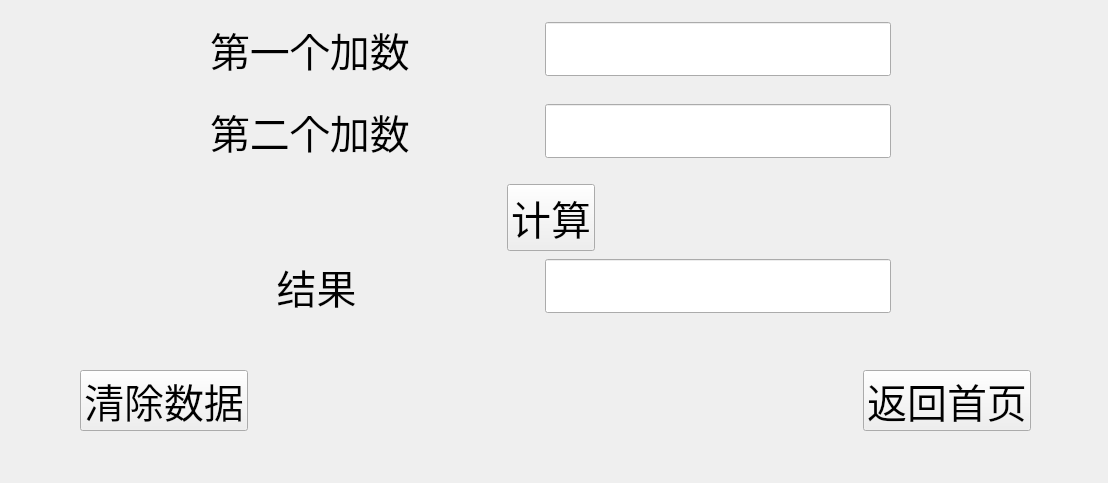
<?xml version="1.0" encoding="UTF-8"?>
<ui version="4.0">
 <class>Add</class>
 <widget class="QWidget" name="Add">
  <property name="geometry">
   <rect>
    <x>0</x>
    <y>0</y>
    <width>1108</width>
    <height>483</height>
   </rect>
  </property>
  <property name="windowTitle">
   <string>Form</string>
  </property>
  <widget class="QWidget" name="layoutWidget">
   <property name="geometry">
    <rect>
     <x>210</x>
     <y>20</y>
     <width>681</width>
     <height>296</height>
    </rect>
   </property>
   <layout class="QVBoxLayout" name="verticalLayout_3">
    <item>
     <layout class="QVBoxLayout" name="verticalLayout">
      <item>
       <layout class="QHBoxLayout" name="horizontalLayout">
        <item>
         <widget class="QLabel" name="label">
          <property name="font">
           <font>
            <pointsize>30</pointsize>
           </font>
          </property>
          <property name="text">
           <string>第一个加数</string>
          </property>
         </widget>
        </item>
        <item>
         <spacer name="horizontalSpacer">
          <property name="orientation">
           <enum>Qt::Horizontal</enum>
          </property>
          <property name="sizeHint" stdset="0">
           <size>
            <width>40</width>
            <height>20</height>
           </size>
          </property>
         </spacer>
        </item>
        <item>
         <widget class="QLineEdit" name="num_1">
          <property name="font">
           <font>
            <pointsize>30</pointsize>
           </font>
          </property>
          <property name="text">
           <string/>
          </property>
         </widget>
        </item>
       </layout>
      </item>
      <item>
       <spacer name="verticalSpacer">
        <property name="orientation">
         <enum>Qt::Vertical</enum>
        </property>
        <property name="sizeHint" stdset="0">
         <size>
          <width>20</width>
          <height>40</height>
         </size>
        </property>
       </spacer>
      </item>
      <item>
       <layout class="QHBoxLayout" name="horizontalLayout_2">
        <item>
         <widget class="QLabel" name="label_2">
          <property name="font">
           <font>
            <pointsize>30</pointsize>
           </font>
          </property>
          <property name="text">
           <string>第二个加数</string>
          </property>
         </widget>
        </item>
        <item>
         <spacer name="horizontalSpacer_2">
          <property name="orientation">
           <enum>Qt::Horizontal</enum>
          </property>
          <property name="sizeHint" stdset="0">
           <size>
            <width>40</width>
            <height>20</height>
           </size>
          </property>
         </spacer>
        </item>
        <item>
         <widget class="QLineEdit" name="num_2">
          <property name="font">
           <font>
            <pointsize>30</pointsize>
           </font>
          </property>
          <property name="text">
           <string/>
          </property>
         </widget>
        </item>
       </layout>
      </item>
      <item>
       <spacer name="verticalSpacer_2">
        <property name="orientation">
         <enum>Qt::Vertical</enum>
        </property>
        <property name="sizeHint" stdset="0">
         <size>
          <width>20</width>
          <height>40</height>
         </size>
        </property>
       </spacer>
      </item>
     </layout>
    </item>
    <item>
     <layout class="QHBoxLayout" name="horizontalLayout_3">
      <item>
       <spacer name="horizontalSpacer_8">
        <property name="orientation">
         <enum>Qt::Horizontal</enum>
        </property>
        <property name="sizeHint" stdset="0">
         <size>
          <width>40</width>
          <height>20</height>
         </size>
        </property>
       </spacer>
      </item>
      <item>
       <widget class="QPushButton" name="btnCalculator">
        <property name="font">
         <font>
          <pointsize>30</pointsize>
         </font>
        </property>
        <property name="text">
         <string>计算</string>
        </property>
       </widget>
      </item>
      <item>
       <spacer name="horizontalSpacer_9">
        <property name="orientation">
         <enum>Qt::Horizontal</enum>
        </property>
        <property name="sizeHint" stdset="0">
         <size>
          <width>40</width>
          <height>20</height>
         </size>
        </property>
       </spacer>
      </item>
     </layout>
    </item>
    <item>
     <spacer name="verticalSpacer_5">
      <property name="orientation">
       <enum>Qt::Vertical</enum>
      </property>
      <property name="sizeHint" stdset="0">
       <size>
        <width>20</width>
        <height>40</height>
       </size>
      </property>
     </spacer>
    </item>
    <item>
     <layout class="QHBoxLayout" name="horizontalLayout_8">
      <item>
       <widget class="QLabel" name="label_3">
        <property name="font">
         <font>
          <pointsize>30</pointsize>
         </font>
        </property>
        <property name="text">
         <string>      结果</string>
        </property>
       </widget>
      </item>
      <item>
       <spacer name="horizontalSpacer_3">
        <property name="orientation">
         <enum>Qt::Horizontal</enum>
        </property>
        <property name="sizeHint" stdset="0">
         <size>
          <width>40</width>
          <height>20</height>
         </size>
        </property>
       </spacer>
      </item>
      <item>
       <widget class="QLineEdit" name="result">
        <property name="font">
         <font>
          <pointsize>30</pointsize>
         </font>
        </property>
       </widget>
      </item>
     </layout>
    </item>
   </layout>
  </widget>
  <widget class="QWidget" name="layoutWidget">
   <property name="geometry">
    <rect>
     <x>80</x>
     <y>370</y>
     <width>951</width>
     <height>61</height>
    </rect>
   </property>
   <layout class="QHBoxLayout" name="horizontalLayout_4">
    <item>
     <widget class="QPushButton" name="btnClear">
      <property name="font">
       <font>
        <pointsize>30</pointsize>
       </font>
      </property>
      <property name="text">
       <string>清除数据</string>
      </property>
     </widget>
    </item>
    <item>
     <spacer name="horizontalSpacer_4">
      <property name="orientation">
       <enum>Qt::Horizontal</enum>
      </property>
      <property name="sizeHint" stdset="0">
       <size>
        <width>40</width>
        <height>20</height>
       </size>
      </property>
     </spacer>
    </item>
    <item>
     <widget class="QPushButton" name="btnBack">
      <property name="font">
       <font>
        <pointsize>30</pointsize>
       </font>
      </property>
      <property name="text">
       <string>返回首页</string>
      </property>
     </widget>
    </item>
   </layout>
  </widget>
  <widget class="QLabel" name="warning">
   <property name="geometry">
    <rect>
     <x>40</x>
     <y>320</y>
     <width>1041</width>
     <height>41</height>
    </rect>
   </property>
   <property name="font">
    <font>
     <pointsize>20</pointsize>
    </font>
   </property>
   <property name="text">
    <string/>
   </property>
  </widget>
 </widget>
 <resources/>
 <connections/>
</ui>
